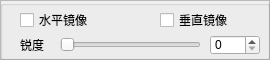
   <widget class="QFrame" name="frame_9">
    <property name="enabled">
     <bool>true</bool>
    </property>
    <property name="geometry">
     <rect>
      <x>830</x>
      <y>445</y>
      <width>270</width>
      <height>60</height>
     </rect>
    </property>
    <property name="frameShape">
     <enum>QFrame::StyledPanel</enum>
    </property>
    <property name="frameShadow">
     <enum>QFrame::Raised</enum>
    </property>
    <widget class="QGroupBox" name="groupBox_2">
     <property name="geometry">
      <rect>
       <x>0</x>
       <y>0</y>
       <width>270</width>
       <height>60</height>
      </rect>
     </property>
     <property name="title">
      <string/>
     </property>
     <widget class="QCheckBox" name="checkBox_isp_h">
      <property name="geometry">
       <rect>
        <x>20</x>
        <y>10</y>
        <width>90</width>
        <height>20</height>
       </rect>
      </property>
      <property name="text">
       <string>水平镜像</string>
      </property>
     </widget>
     <widget class="QCheckBox" name="checkBox_isp_v">
      <property name="geometry">
       <rect>
        <x>160</x>
        <y>10</y>
        <width>90</width>
        <height>20</height>
       </rect>
      </property>
      <property name="text">
       <string>垂直镜像</string>
      </property>
     </widget>
     <widget class="QLabel" name="label_6">
      <property name="geometry">
       <rect>
        <x>20</x>
        <y>35</y>
        <width>60</width>
        <height>20</height>
       </rect>
      </property>
      <property name="text">
       <string>锐度</string>
      </property>
     </widget>
     <widget class="QSlider" name="horizontalSlider_isp_acutance">
      <property name="geometry">
       <rect>
        <x>60</x>
        <y>35</y>
        <width>141</width>
        <height>20</height>
       </rect>
      </property>
      <property name="orientation">
       <enum>Qt::Horizontal</enum>
      </property>
     </widget>
     <widget class="QSpinBox" name="spinBox_isp_acutance">
      <property name="geometry">
       <rect>
        <x>210</x>
        <y>35</y>
        <width>50</width>
        <height>20</height>
       </rect>
      </property>
     </widget>
    </widget>
   </widget>
